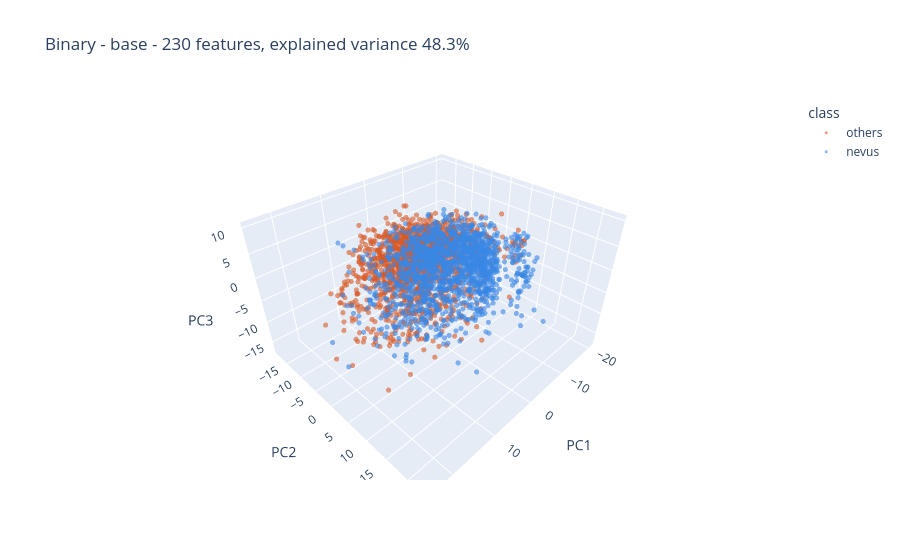
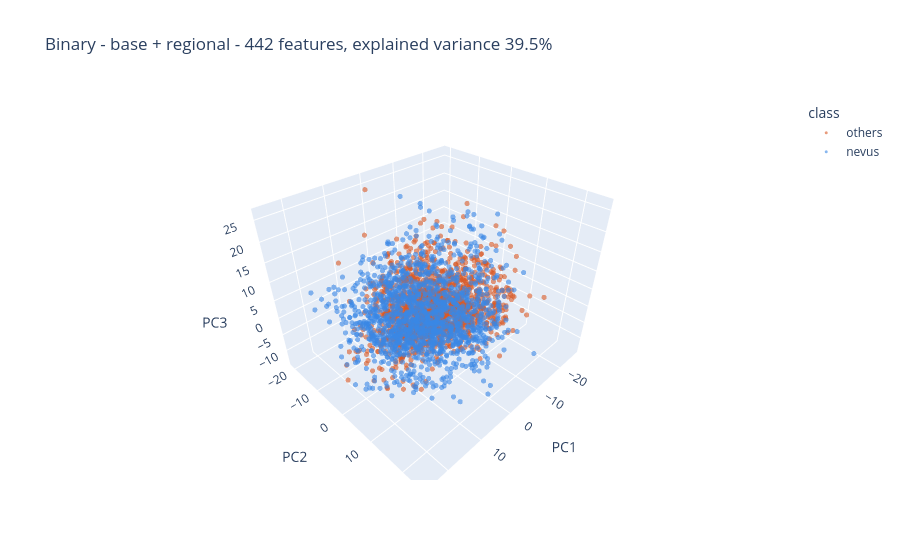

These figures' notebook cell, in order:
### Markdown cell above
### 5. PCA (3 components): base vs base + regional
PCA is unsupervised: it shows the directions of largest variance, which are not necessarily the ones that
separate the classes. The table below complements it with the CV score of a logistic regression trained on the
first k principal components.

### Code cell
pca_3d(binary, base_cols, "Binary - base")
pca_3d(binary, base_cols + reg_cols, "Binary - base + regional")

### Figure 1 — Plotly figure (JSON) as saved in the notebook; plotly's stock layout.template omitted (floating-point values rounded to 4 significant figures; data arrays with more than 128 entries replaced by an {"elided": "..."} marker saying what was removed)
{"data": [{"customdata": {"elided": "1467x1 str values"}, "hovertemplate": "class=others<br>PC1=%{x}<br>PC2=%{y}<br>PC3=%{z}<br>filename=%{customdata[0]}<extra></extra>", "legendgroup": "others", "marker": {"color": "#d95926", "opacity": 0.6, "symbol": "circle", "size": 3}, "mode": "markers", "name": "others", "scene": "scene", "showlegend": true, "x": {"elided": "1467 float values"}, "y": {"elided": "1467 float values"}, "z": {"elided": "1467 float values"}, "type": "scatter3d"}, {"customdata": {"elided": "1533x1 str values"}, "hovertemplate": "class=nevus<br>PC1=%{x}<br>PC2=%{y}<br>PC3=%{z}<br>filename=%{customdata[0]}<extra></extra>", "legendgroup": "nevus", "marker": {"color": "#3987e5", "opacity": 0.6, "symbol": "circle", "size": 3}, "mode": "markers", "name": "nevus", "scene": "scene", "showlegend": true, "x": {"elided": "1533 float values"}, "y": {"elided": "1533 float values"}, "z": {"elided": "1533 float values"}, "type": "scatter3d"}], "layout": {"scene": {"domain": {"x": [0.0, 1.0], "y": [0.0, 1.0]}, "xaxis": {"title": {"text": "PC1"}}, "yaxis": {"title": {"text": "PC2"}}, "zaxis": {"title": {"text": "PC3"}}}, "legend": {"title": {"text": "class"}, "tracegroupgap": 0}, "title": {"text": "Binary - base - 230 features, explained variance 48.3%"}}}

### Figure 2 — Plotly figure (JSON) as saved in the notebook; plotly's stock layout.template omitted (floating-point values rounded to 4 significant figures; data arrays with more than 128 entries replaced by an {"elided": "..."} marker saying what was removed)
{"data": [{"customdata": {"elided": "1467x1 str values"}, "hovertemplate": "class=others<br>PC1=%{x}<br>PC2=%{y}<br>PC3=%{z}<br>filename=%{customdata[0]}<extra></extra>", "legendgroup": "others", "marker": {"color": "#d95926", "opacity": 0.6, "symbol": "circle", "size": 3}, "mode": "markers", "name": "others", "scene": "scene", "showlegend": true, "x": {"elided": "1467 float values"}, "y": {"elided": "1467 float values"}, "z": {"elided": "1467 float values"}, "type": "scatter3d"}, {"customdata": {"elided": "1533x1 str values"}, "hovertemplate": "class=nevus<br>PC1=%{x}<br>PC2=%{y}<br>PC3=%{z}<br>filename=%{customdata[0]}<extra></extra>", "legendgroup": "nevus", "marker": {"color": "#3987e5", "opacity": 0.6, "symbol": "circle", "size": 3}, "mode": "markers", "name": "nevus", "scene": "scene", "showlegend": true, "x": {"elided": "1533 float values"}, "y": {"elided": "1533 float values"}, "z": {"elided": "1533 float values"}, "type": "scatter3d"}], "layout": {"scene": {"domain": {"x": [0.0, 1.0], "y": [0.0, 1.0]}, "xaxis": {"title": {"text": "PC1"}}, "yaxis": {"title": {"text": "PC2"}}, "zaxis": {"title": {"text": "PC3"}}}, "legend": {"title": {"text": "class"}, "tracegroupgap": 0}, "title": {"text": "Binary - base + regional - 442 features, explained variance 39.5%"}}}
